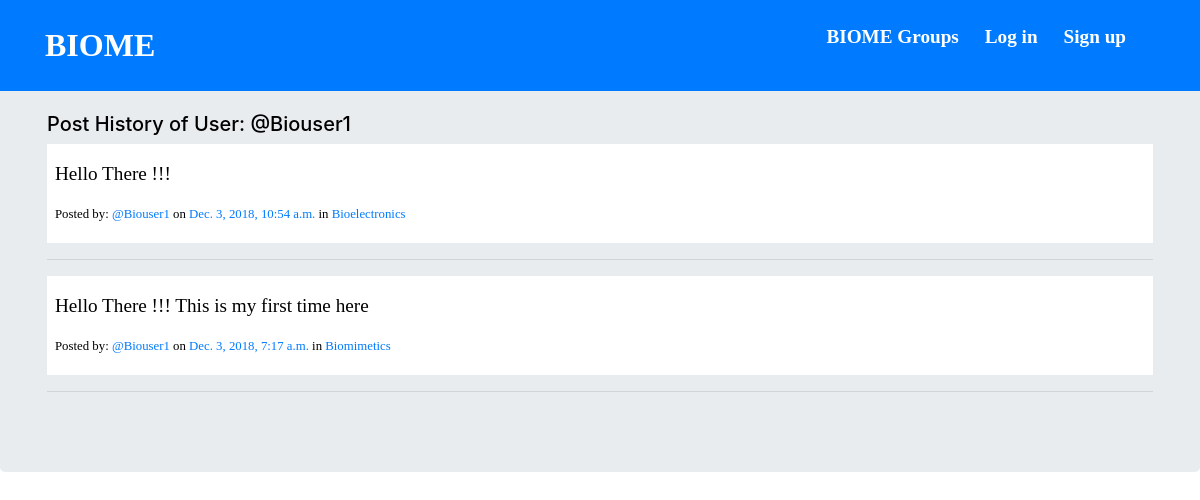
Screenshot of /posts/by/Biouser1/ with the database file from the repository.
### posts/models.py (models this page shows, shortened)
class Post(models.Model):
    user = models.ForeignKey(User, related_name="posts",on_delete=models.CASCADE)
    created_at = models.DateTimeField(auto_now=True)
    message = models.TextField()
    message_html = models.TextField(editable=False)
    group = models.ForeignKey(Group, related_name="posts",null=True, blank=True,on_delete=models.CASCADE)
    class Meta:
        ordering = ["-created_at"]
        unique_together = ["user", "message"]

### Groups/models.py (models this page shows, shortened)
class Group(models.Model):
    name = models.CharField(max_length=255, unique=True)
    slug = models.SlugField(allow_unicode=True, unique=True)
    description = models.TextField(blank=True, default='')
    description_html = models.TextField(editable=False, default='', blank=True)
    members = models.ManyToManyField(User,through="GroupMember")
    class Meta:
        ordering = ["name"]

### posts/views.py (the view)
# urls.py: url(r"by/(?P<username>[-\w]+)/$",views.UserPosts.as_view(),name="for_user"),
class UserPosts(generic.ListView):
    model = models.Post
    template_name = "posts/user_post_list.html"
    def get_queryset(self):
        try:
            self.post_user = User.objects.prefetch_related("posts").get(
                username__iexact=self.kwargs.get("username")
            )
        except User.DoesNotExist:
            raise Http404
        else:
            return self.post_user.posts.all()
    def get_context_data(self, **kwargs):
        context = super().get_context_data(**kwargs)
        context["post_user"] = self.post_user
        return context

### posts/templates/posts/user_post_list.html
{% extends "posts/post_base.html" %}
{% block prepost %}
<div class="container">
	<h5>Post History of User: @{{ post_user.username }}</h5>
</div>
{% endblock %}
{% block post_content %}
<div class="col-md-12">
	{% for post in post_list %}
		{% include "posts/_post.html" %}
	{% endfor %}
</div>
{% endblock %}

### posts/templates/posts/_post.html (shortened to what this page needs)
<form class="textfield">
	<div class="post_media">{{ post.message_html|safe }}</div>
	<div class="media-body">Posted by: <span class="username"><a href="{% url 'posts:for_user' username=post.user.username %}">@{{ post.user.username }}</a></span> on <time class="time"><a href="{% url 'posts:single' username=post.user.username pk=post.pk %}">{{ post.created_at }}</a></time>
				{% if post.group %} <span class="group-name2">in<a href="{% url 'posts:single1' slug=post.group.slug %}"> {{ post.group.name }}</a></span>
				{% endif %}
	<span class="media-footer">
	</span></div>
</form>
<hr />

### Static/Biome/css/master.css (style rules this page uses)
body { padding-top: 3em; color:black; position: relative; }
.post_media { font-size: 1.2em; font-family: "DTLProkyonST"; }
form { padding-left:0.5em; padding-top:1.0em; padding-right:1.0em; }
.media-body { font-size: 0.8em; font-family: "DTLProkyonST"; padding-bottom:1.5em; }
.media-footer { font-family: "DTLProkyonST"; padding-left:0.5em; }
.textfield { background-color: white }

### rows the page displays
Post: message_html "Hello There !!!", user.username "Biouser1", created_at "Dec. 3, 2018, 10:54 a.m.", group.name "Bioelectronics"
Post: message_html "Hello There !!! This is my first time here", user.username "Biouser1", created_at "Dec. 3, 2018, 7:17 a.m.", group.name "Biomimetics"

### other values shown
{{ post_user.username }} "Biouser1"
